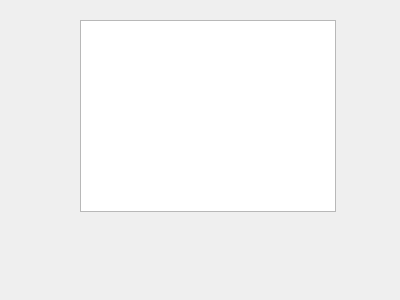
<?xml version="1.0" encoding="UTF-8"?>
<ui version="4.0">
 <class>Widget</class>
 <widget class="QWidget" name="Widget">
  <property name="geometry">
   <rect>
    <x>0</x>
    <y>0</y>
    <width>400</width>
    <height>300</height>
   </rect>
  </property>
  <property name="windowTitle">
   <string>Widget</string>
  </property>
  <widget class="QTableView" name="tableView">
   <property name="geometry">
    <rect>
     <x>80</x>
     <y>20</y>
     <width>256</width>
     <height>192</height>
    </rect>
   </property>
  </widget>
 </widget>
 <layoutdefault spacing="6" margin="11"/>
 <resources/>
 <connections/>
</ui>
